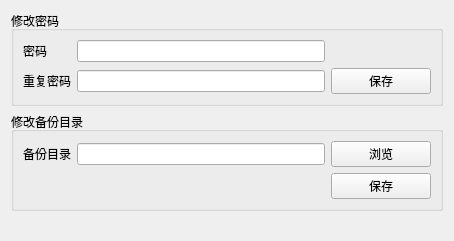
<?xml version="1.0" encoding="UTF-8"?>
<ui version="4.0">
 <class>SetupDialog</class>
 <widget class="QDialog" name="SetupDialog">
  <property name="geometry">
   <rect>
    <x>0</x>
    <y>0</y>
    <width>454</width>
    <height>241</height>
   </rect>
  </property>
  <property name="windowTitle">
   <string>设置</string>
  </property>
  <layout class="QGridLayout" name="gridLayout_3">
   <item row="0" column="0">
    <widget class="QGroupBox" name="groupBox">
     <property name="title">
      <string>修改密码</string>
     </property>
     <layout class="QGridLayout" name="gridLayout">
      <item row="1" column="0">
       <widget class="QLabel" name="label_2">
        <property name="text">
         <string>重复密码</string>
        </property>
       </widget>
      </item>
      <item row="0" column="1">
       <widget class="QLineEdit" name="password1LineEdit">
        <property name="echoMode">
         <enum>QLineEdit::Password</enum>
        </property>
       </widget>
      </item>
      <item row="0" column="0">
       <widget class="QLabel" name="label">
        <property name="text">
         <string>密码</string>
        </property>
       </widget>
      </item>
      <item row="1" column="1">
       <widget class="QLineEdit" name="password2LineEdit">
        <property name="echoMode">
         <enum>QLineEdit::Password</enum>
        </property>
       </widget>
      </item>
      <item row="1" column="2">
       <widget class="QPushButton" name="savePasswordButton">
        <property name="minimumSize">
         <size>
          <width>100</width>
          <height>0</height>
         </size>
        </property>
        <property name="text">
         <string>保存</string>
        </property>
        <property name="autoDefault">
         <bool>false</bool>
        </property>
       </widget>
      </item>
     </layout>
    </widget>
   </item>
   <item row="1" column="0">
    <widget class="QGroupBox" name="groupBox_2">
     <property name="title">
      <string>修改备份目录</string>
     </property>
     <layout class="QGridLayout" name="gridLayout_2">
      <item row="0" column="0">
       <widget class="QLabel" name="label_3">
        <property name="text">
         <string>备份目录</string>
        </property>
       </widget>
      </item>
      <item row="0" column="1">
       <widget class="QLineEdit" name="pathLineEdit">
        <property name="readOnly">
         <bool>true</bool>
        </property>
       </widget>
      </item>
      <item row="0" column="2">
       <widget class="QPushButton" name="browseButton">
        <property name="text">
         <string>浏览</string>
        </property>
        <property name="autoDefault">
         <bool>false</bool>
        </property>
       </widget>
      </item>
      <item row="1" column="2">
       <widget class="QPushButton" name="savePathButton">
        <property name="minimumSize">
         <size>
          <width>100</width>
          <height>0</height>
         </size>
        </property>
        <property name="text">
         <string>保存</string>
        </property>
        <property name="autoDefault">
         <bool>false</bool>
        </property>
       </widget>
      </item>
     </layout>
    </widget>
   </item>
   <item row="2" column="0">
    <spacer name="verticalSpacer">
     <property name="orientation">
      <enum>Qt::Vertical</enum>
     </property>
     <property name="sizeHint" stdset="0">
      <size>
       <width>20</width>
       <height>5</height>
      </size>
     </property>
    </spacer>
   </item>
  </layout>
 </widget>
 <resources/>
 <connections/>
</ui>
